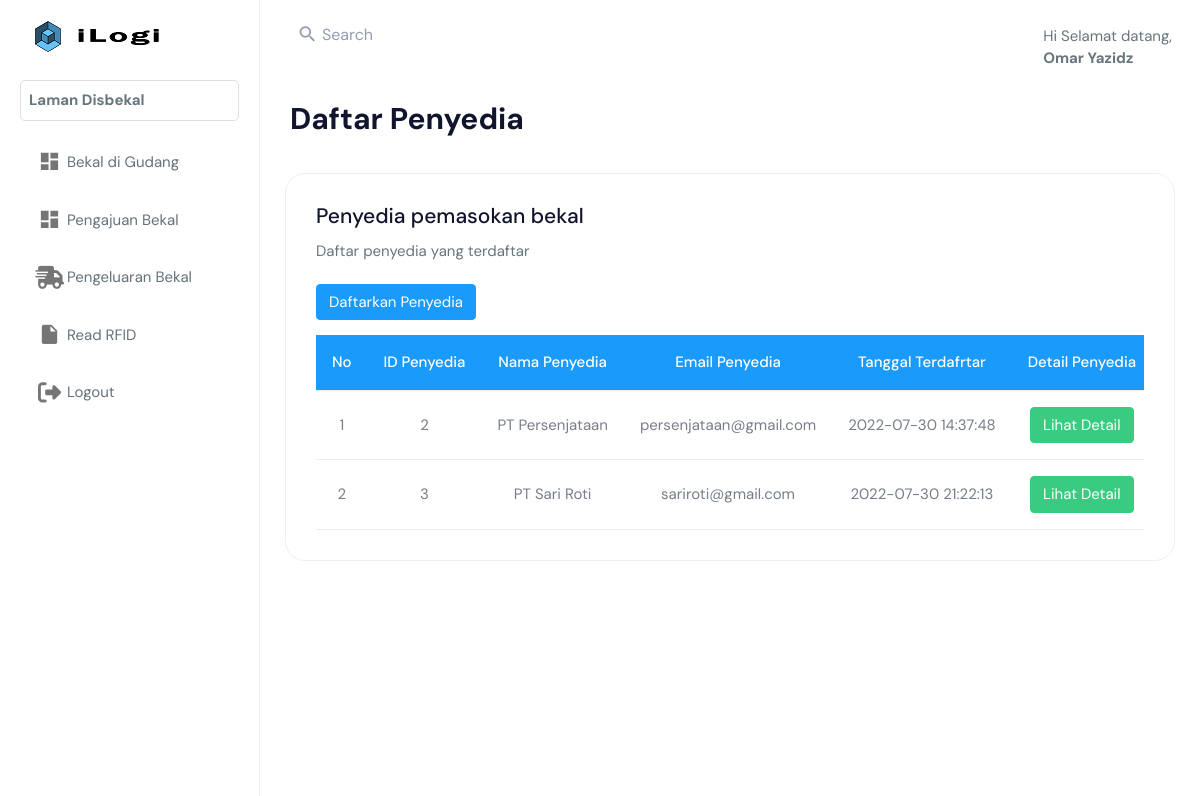
Page /index.php?page=disbekal/daftar_penyedia/list_penyedia.php (signed in) on the earlier database version.
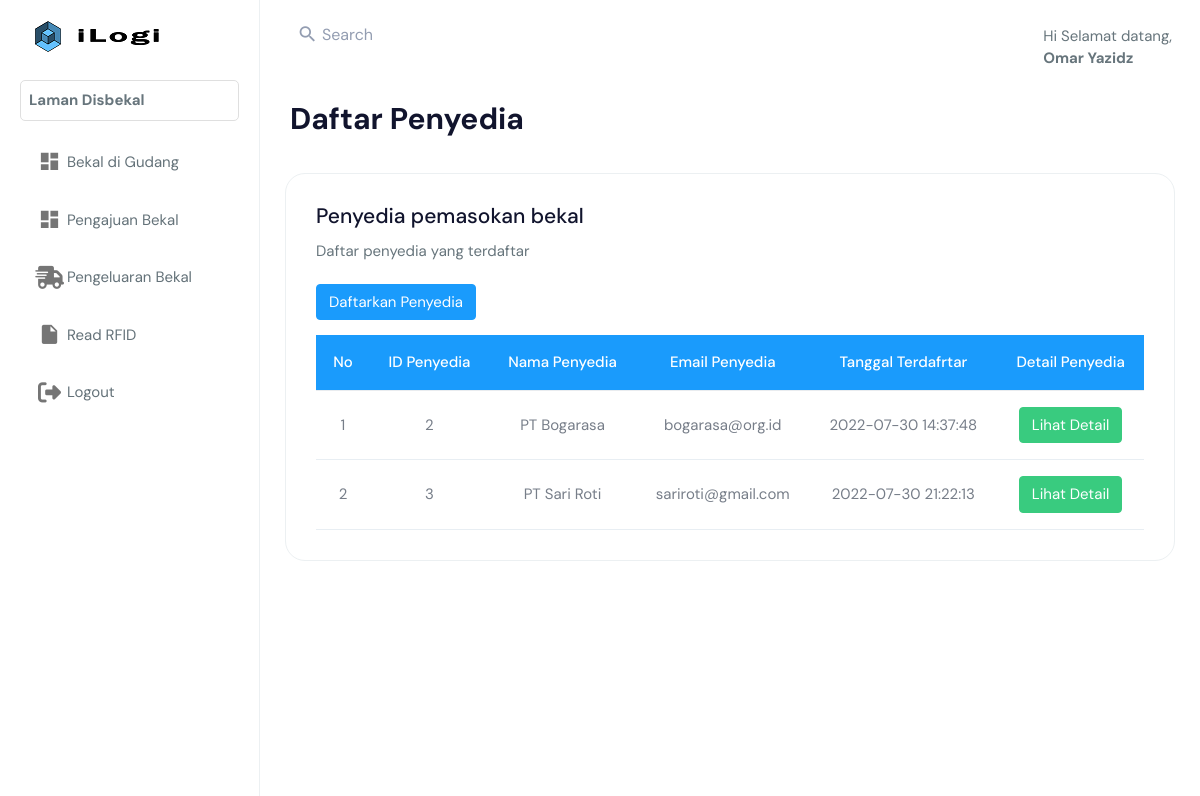
Same page on the later database version.
### tables this page shows
CREATE TABLE `penyedia_barang` (
  `id_penyedia` int(11) NOT NULL,
  `nama_penyedia` varchar(255) NOT NULL,
  `email_penyedia` varchar(255) NOT NULL,
  `no_penyedia` int(11) NOT NULL,
  `alamat_penyedia` varchar(255) NOT NULL,
  `tanggal_terdaftar` datetime NOT NULL
);

### disbekal/daftar_penyedia/list_penyedia.php (the view, shortened to what this page needs)
<!DOCTYPE html>
<html dir="ltr" lang="en">
<body>
    <div class="page-wrapper">
        <div class="page-breadcrumb">
            <div class="row align-items-center">
                <div class="col-6">
                    <h1 class="mb-0 fw-bold">Daftar Penyedia</h1>
                </div>
            </div>
        </div>
        <div class="container-fluid">
            <div class="row">
                <div class="col-12">
                    <div class="card">
                        <div class="card-body">
                            <div class="d-md-flex">
                                <div>
                                    <h4 class="card-title">Penyedia pemasokan bekal</h4>
                                    <p>Daftar penyedia yang terdaftar</p>
                                </div>
                            </div>
                            <a href="<?php echo BASE_URL."index.php?page=disbekal/daftar_penyedia/regist_penyedia.php" ?>" class="btn btn-info" style="margin:5px 0px 15px 0px;color:white;">Daftarkan Penyedia</a>
                            <div class="table-responsive">
                                <table class="table mb-0 table-hover align-middle text-nowrap">
                                    <thead style="background-color:#1a9bfc;">
                                        <tr>
                                            <th class="border-top-0" style="color:white; text-align:center;">No</th>
                                            <th class="border-top-0" style="color:white; text-align:center;">ID Penyedia</th>
                                            <th class="border-top-0" style="color:white; text-align:center;">Nama Penyedia</th>
                                            <th class="border-top-0" style="color:white; text-align:center;">Email Penyedia</th>
                                            <th class="border-top-0" style="color:white; text-align:center;">Tanggal Terdafrtar</th>
                                            <th class="border-top-0" style="color:white; text-align:center;">Detail Penyedia</th>
                                        </tr>
                                    </thead>
                                    <tbody>
                                    <?php
                                            include 'database.php';
                                            $no = 1;
                                            $sql = mysqli_query($koneksi,"SELECT * FROM penyedia_barang");
                                            if (mysqli_num_rows($sql) > 0 ) {
                                            while ($row = mysqli_fetch_array($sql)){
                                        ?>
                                            <tr>
                                            <td style="text-align:center"><?php echo $no++ ?></td>
                                            <td style="text-align:center"><?php echo $row['id_penyedia']?></td>
                                            <td style="text-align:center"><?php echo $row['nama_penyedia']?></td>
                                            <td style="text-align:center"><?php echo $row['email_penyedia']?></td>
                                            <td style="text-align:center"><?php echo $row['tanggal_terdaftar']?></td>
                                            <td style="text-align:center">
                                                <a class="btn btn-success" href="<?php echo BASE_URL."index.php?page=disbekal/daftar_penyedia/detail_penyedia.php&id_penyedia=$row[id_penyedia]" ?>">Lihat Detail</a>
                                            </td>
                                            </tr>
                                        <?php }
                                        }else { ?>
                                            <tr>
                                                <td colspan="9">Tidak ada data</td>
                                            </tr>
                                        <?php } ?>
                                    </tbody>
                                </table>
                            </div>
                        </div>
                    </div>
                </div>
            </div>
    </div>
    </div>
</body>
</html>

Differences in the rows shown:
changed penyedia_barang id 2: nama_penyedia "PT Persenjataan" → "PT Bogarasa"; email_penyedia "persenjataan@gmail.com" → "bogarasa@org.id"
